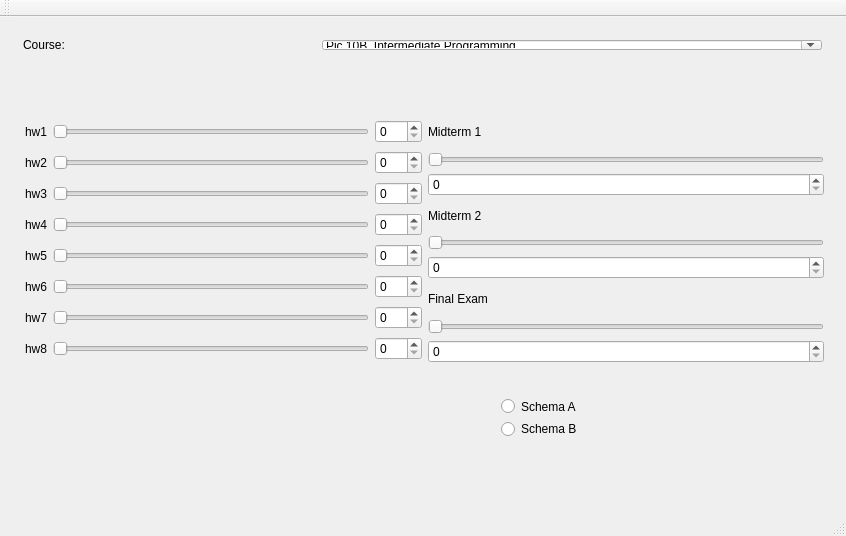
<?xml version="1.0" encoding="UTF-8"?>
<ui version="4.0">
 <class>grade_calculator</class>
 <widget class="QMainWindow" name="grade_calculator">
  <property name="geometry">
   <rect>
    <x>0</x>
    <y>0</y>
    <width>846</width>
    <height>536</height>
   </rect>
  </property>
  <property name="windowTitle">
   <string>grade_calculator</string>
  </property>
  <widget class="QWidget" name="centralWidget">
   <widget class="QWidget" name="layoutWidget">
    <property name="geometry">
     <rect>
      <x>12</x>
      <y>12</y>
      <width>821</width>
      <height>32</height>
     </rect>
    </property>
    <layout class="QHBoxLayout" name="horizontalLayout">
     <item>
      <widget class="QLabel" name="label">
       <property name="text">
        <string>Course:</string>
       </property>
      </widget>
     </item>
     <item>
      <widget class="QComboBox" name="comboBox">
       <property name="minimumSize">
        <size>
         <width>500</width>
         <height>0</height>
        </size>
       </property>
       <property name="editable">
        <bool>true</bool>
       </property>
       <property name="currentText">
        <string>Pic 10B. Intermediate Programming.</string>
       </property>
      </widget>
     </item>
    </layout>
   </widget>
   <widget class="QWidget" name="layoutWidget">
    <property name="geometry">
     <rect>
      <x>14</x>
      <y>90</y>
      <width>821</width>
      <height>267</height>
     </rect>
    </property>
    <layout class="QHBoxLayout" name="horizontalLayout_2">
     <item>
      <layout class="QGridLayout" name="gridLayout">
       <item row="6" column="0">
        <widget class="QLabel" name="label_8">
         <property name="text">
          <string>hw7</string>
         </property>
        </widget>
       </item>
       <item row="4" column="0">
        <widget class="QLabel" name="label_6">
         <property name="text">
          <string>hw5</string>
         </property>
        </widget>
       </item>
       <item row="6" column="2">
        <widget class="QSpinBox" name="spinBox_7">
         <property name="maximum">
          <number>100</number>
         </property>
        </widget>
       </item>
       <item row="7" column="2">
        <widget class="QSpinBox" name="spinBox_3">
         <property name="maximum">
          <number>100</number>
         </property>
        </widget>
       </item>
       <item row="4" column="2">
        <widget class="QSpinBox" name="spinBox_5">
         <property name="maximum">
          <number>100</number>
         </property>
        </widget>
       </item>
       <item row="4" column="1">
        <widget class="QSlider" name="horizontalSlider_4">
         <property name="minimumSize">
          <size>
           <width>300</width>
           <height>0</height>
          </size>
         </property>
         <property name="maximum">
          <number>100</number>
         </property>
         <property name="orientation">
          <enum>Qt::Horizontal</enum>
         </property>
        </widget>
       </item>
       <item row="1" column="2">
        <widget class="QSpinBox" name="spinBox_2">
         <property name="maximum">
          <number>100</number>
         </property>
        </widget>
       </item>
       <item row="5" column="0">
        <widget class="QLabel" name="label_10">
         <property name="text">
          <string>hw6</string>
         </property>
        </widget>
       </item>
       <item row="2" column="1">
        <widget class="QSlider" name="horizontalSlider_3">
         <property name="minimumSize">
          <size>
           <width>300</width>
           <height>0</height>
          </size>
         </property>
         <property name="maximum">
          <number>100</number>
         </property>
         <property name="orientation">
          <enum>Qt::Horizontal</enum>
         </property>
        </widget>
       </item>
       <item row="3" column="0">
        <widget class="QLabel" name="label_4">
         <property name="text">
          <string>hw4</string>
         </property>
        </widget>
       </item>
       <item row="2" column="0">
        <widget class="QLabel" name="label_5">
         <property name="text">
          <string>hw3</string>
         </property>
        </widget>
       </item>
       <item row="0" column="0">
        <widget class="QLabel" name="label_2">
         <property name="text">
          <string>hw1</string>
         </property>
        </widget>
       </item>
       <item row="0" column="2">
        <widget class="QSpinBox" name="spinBox">
         <property name="maximum">
          <number>100</number>
         </property>
        </widget>
       </item>
       <item row="3" column="1">
        <widget class="QSlider" name="horizontalSlider_5">
         <property name="minimumSize">
          <size>
           <width>300</width>
           <height>0</height>
          </size>
         </property>
         <property name="maximum">
          <number>100</number>
         </property>
         <property name="orientation">
          <enum>Qt::Horizontal</enum>
         </property>
        </widget>
       </item>
       <item row="6" column="1">
        <widget class="QSlider" name="horizontalSlider_7">
         <property name="minimumSize">
          <size>
           <width>300</width>
           <height>0</height>
          </size>
         </property>
         <property name="maximum">
          <number>100</number>
         </property>
         <property name="orientation">
          <enum>Qt::Horizontal</enum>
         </property>
        </widget>
       </item>
       <item row="3" column="2">
        <widget class="QSpinBox" name="spinBox_6">
         <property name="maximum">
          <number>100</number>
         </property>
        </widget>
       </item>
       <item row="7" column="0">
        <widget class="QLabel" name="label_9">
         <property name="text">
          <string>hw8</string>
         </property>
        </widget>
       </item>
       <item row="1" column="0">
        <widget class="QLabel" name="label_7">
         <property name="text">
          <string>hw2</string>
         </property>
        </widget>
       </item>
       <item row="7" column="1">
        <widget class="QSlider" name="horizontalSlider_8">
         <property name="minimumSize">
          <size>
           <width>300</width>
           <height>0</height>
          </size>
         </property>
         <property name="maximum">
          <number>100</number>
         </property>
         <property name="orientation">
          <enum>Qt::Horizontal</enum>
         </property>
        </widget>
       </item>
       <item row="5" column="1">
        <widget class="QSlider" name="horizontalSlider_6">
         <property name="minimumSize">
          <size>
           <width>300</width>
           <height>0</height>
          </size>
         </property>
         <property name="maximum">
          <number>100</number>
         </property>
         <property name="orientation">
          <enum>Qt::Horizontal</enum>
         </property>
        </widget>
       </item>
       <item row="2" column="2">
        <widget class="QSpinBox" name="spinBox_8">
         <property name="maximum">
          <number>100</number>
         </property>
        </widget>
       </item>
       <item row="5" column="2">
        <widget class="QSpinBox" name="spinBox_4">
         <property name="maximum">
          <number>100</number>
         </property>
        </widget>
       </item>
       <item row="1" column="1">
        <widget class="QSlider" name="horizontalSlider_2">
         <property name="minimumSize">
          <size>
           <width>300</width>
           <height>0</height>
          </size>
         </property>
         <property name="maximum">
          <number>100</number>
         </property>
         <property name="orientation">
          <enum>Qt::Horizontal</enum>
         </property>
        </widget>
       </item>
       <item row="0" column="1">
        <widget class="QSlider" name="horizontalSlider">
         <property name="minimumSize">
          <size>
           <width>300</width>
           <height>0</height>
          </size>
         </property>
         <property name="maximum">
          <number>100</number>
         </property>
         <property name="orientation">
          <enum>Qt::Horizontal</enum>
         </property>
        </widget>
       </item>
      </layout>
     </item>
     <item>
      <layout class="QVBoxLayout" name="verticalLayout_4">
       <item>
        <layout class="QVBoxLayout" name="verticalLayout">
         <item>
          <widget class="QLabel" name="label_3">
           <property name="text">
            <string>Midterm 1</string>
           </property>
          </widget>
         </item>
         <item>
          <widget class="QSlider" name="horizontalSlider_9">
           <property name="maximum">
            <number>100</number>
           </property>
           <property name="orientation">
            <enum>Qt::Horizontal</enum>
           </property>
          </widget>
         </item>
         <item>
          <widget class="QSpinBox" name="spinBox_9">
           <property name="maximum">
            <number>100</number>
           </property>
          </widget>
         </item>
        </layout>
       </item>
       <item>
        <layout class="QVBoxLayout" name="verticalLayout_2">
         <item>
          <widget class="QLabel" name="label_11">
           <property name="text">
            <string>Midterm 2</string>
           </property>
          </widget>
         </item>
         <item>
          <widget class="QSlider" name="horizontalSlider_10">
           <property name="maximum">
            <number>100</number>
           </property>
           <property name="orientation">
            <enum>Qt::Horizontal</enum>
           </property>
          </widget>
         </item>
         <item>
          <widget class="QSpinBox" name="spinBox_10">
           <property name="maximum">
            <number>100</number>
           </property>
          </widget>
         </item>
        </layout>
       </item>
       <item>
        <layout class="QVBoxLayout" name="verticalLayout_3">
         <item>
          <widget class="QLabel" name="label_12">
           <property name="text">
            <string>Final Exam</string>
           </property>
          </widget>
         </item>
         <item>
          <widget class="QSlider" name="horizontalSlider_11">
           <property name="maximum">
            <number>100</number>
           </property>
           <property name="orientation">
            <enum>Qt::Horizontal</enum>
           </property>
          </widget>
         </item>
         <item>
          <widget class="QSpinBox" name="spinBox_11">
           <property name="maximum">
            <number>100</number>
           </property>
          </widget>
         </item>
        </layout>
       </item>
      </layout>
     </item>
    </layout>
   </widget>
   <widget class="QWidget" name="layoutWidget">
    <property name="geometry">
     <rect>
      <x>490</x>
      <y>370</y>
      <width>102</width>
      <height>61</height>
     </rect>
    </property>
    <layout class="QVBoxLayout" name="verticalLayout_5">
     <item>
      <widget class="QRadioButton" name="radioButton">
       <property name="text">
        <string>Schema A</string>
       </property>
      </widget>
     </item>
     <item>
      <widget class="QRadioButton" name="radioButton_2">
       <property name="text">
        <string>Schema B</string>
       </property>
      </widget>
     </item>
    </layout>
   </widget>
   <widget class="QWidget" name="layoutWidget">
    <property name="geometry">
     <rect>
      <x>490</x>
      <y>440</y>
      <width>211</width>
      <height>18</height>
     </rect>
    </property>
    <layout class="QHBoxLayout" name="horizontalLayout_3">
     <item>
      <widget class="QLabel" name="label_13">
       <property name="text">
        <string>Overall Score: </string>
       </property>
      </widget>
     </item>
     <item>
      <widget class="QLabel" name="overall">
       <property name="text">
        <string>0.0</string>
       </property>
      </widget>
     </item>
    </layout>
   </widget>
  </widget>
  <widget class="QToolBar" name="mainToolBar">
   <attribute name="toolBarArea">
    <enum>TopToolBarArea</enum>
   </attribute>
   <attribute name="toolBarBreak">
    <bool>false</bool>
   </attribute>
  </widget>
  <widget class="QStatusBar" name="statusBar"/>
 </widget>
 <layoutdefault spacing="6" margin="11"/>
 <resources/>
 <connections>
  <connection>
   <sender>spinBox</sender>
   <signal>valueChanged(int)</signal>
   <receiver>horizontalSlider</receiver>
   <slot>setValue(int)</slot>
   <hints>
    <hint type="sourcelabel">
     <x>397</x>
     <y>143</y>
    </hint>
    <hint type="destinationlabel">
     <x>342</x>
     <y>143</y>
    </hint>
   </hints>
  </connection>
  <connection>
   <sender>horizontalSlider</sender>
   <signal>valueChanged(int)</signal>
   <receiver>spinBox</receiver>
   <slot>setValue(int)</slot>
   <hints>
    <hint type="sourcelabel">
     <x>279</x>
     <y>139</y>
    </hint>
    <hint type="destinationlabel">
     <x>391</x>
     <y>132</y>
    </hint>
   </hints>
  </connection>
  <connection>
   <sender>horizontalSlider_2</sender>
   <signal>valueChanged(int)</signal>
   <receiver>spinBox_2</receiver>
   <slot>setValue(int)</slot>
   <hints>
    <hint type="sourcelabel">
     <x>327</x>
     <y>165</y>
    </hint>
    <hint type="destinationlabel">
     <x>404</x>
     <y>165</y>
    </hint>
   </hints>
  </connection>
  <connection>
   <sender>spinBox_2</sender>
   <signal>valueChanged(int)</signal>
   <receiver>horizontalSlider_2</receiver>
   <slot>setValue(int)</slot>
   <hints>
    <hint type="sourcelabel">
     <x>404</x>
     <y>174</y>
    </hint>
    <hint type="destinationlabel">
     <x>347</x>
     <y>175</y>
    </hint>
   </hints>
  </connection>
  <connection>
   <sender>horizontalSlider_3</sender>
   <signal>valueChanged(int)</signal>
   <receiver>spinBox_8</receiver>
   <slot>setValue(int)</slot>
   <hints>
    <hint type="sourcelabel">
     <x>271</x>
     <y>207</y>
    </hint>
    <hint type="destinationlabel">
     <x>386</x>
     <y>205</y>
    </hint>
   </hints>
  </connection>
  <connection>
   <sender>spinBox_8</sender>
   <signal>valueChanged(int)</signal>
   <receiver>horizontalSlider_3</receiver>
   <slot>setValue(int)</slot>
   <hints>
    <hint type="sourcelabel">
     <x>407</x>
     <y>212</y>
    </hint>
    <hint type="destinationlabel">
     <x>334</x>
     <y>211</y>
    </hint>
   </hints>
  </connection>
  <connection>
   <sender>horizontalSlider_5</sender>
   <signal>valueChanged(int)</signal>
   <receiver>spinBox_6</receiver>
   <slot>setValue(int)</slot>
   <hints>
    <hint type="sourcelabel">
     <x>226</x>
     <y>245</y>
    </hint>
    <hint type="destinationlabel">
     <x>410</x>
     <y>236</y>
    </hint>
   </hints>
  </connection>
  <connection>
   <sender>spinBox_6</sender>
   <signal>valueChanged(int)</signal>
   <receiver>horizontalSlider_5</receiver>
   <slot>setValue(int)</slot>
   <hints>
    <hint type="sourcelabel">
     <x>402</x>
     <y>247</y>
    </hint>
    <hint type="destinationlabel">
     <x>337</x>
     <y>244</y>
    </hint>
   </hints>
  </connection>
  <connection>
   <sender>spinBox_5</sender>
   <signal>valueChanged(int)</signal>
   <receiver>horizontalSlider_4</receiver>
   <slot>setValue(int)</slot>
   <hints>
    <hint type="sourcelabel">
     <x>403</x>
     <y>281</y>
    </hint>
    <hint type="destinationlabel">
     <x>352</x>
     <y>276</y>
    </hint>
   </hints>
  </connection>
  <connection>
   <sender>horizontalSlider_4</sender>
   <signal>valueChanged(int)</signal>
   <receiver>spinBox_5</receiver>
   <slot>setValue(int)</slot>
   <hints>
    <hint type="sourcelabel">
     <x>255</x>
     <y>274</y>
    </hint>
    <hint type="destinationlabel">
     <x>381</x>
     <y>268</y>
    </hint>
   </hints>
  </connection>
  <connection>
   <sender>spinBox_4</sender>
   <signal>valueChanged(int)</signal>
   <receiver>horizontalSlider_6</receiver>
   <slot>setValue(int)</slot>
   <hints>
    <hint type="sourcelabel">
     <x>399</x>
     <y>307</y>
    </hint>
    <hint type="destinationlabel">
     <x>339</x>
     <y>310</y>
    </hint>
   </hints>
  </connection>
  <connection>
   <sender>horizontalSlider_6</sender>
   <signal>valueChanged(int)</signal>
   <receiver>spinBox_4</receiver>
   <slot>setValue(int)</slot>
   <hints>
    <hint type="sourcelabel">
     <x>234</x>
     <y>298</y>
    </hint>
    <hint type="destinationlabel">
     <x>408</x>
     <y>307</y>
    </hint>
   </hints>
  </connection>
  <connection>
   <sender>horizontalSlider_7</sender>
   <signal>valueChanged(int)</signal>
   <receiver>spinBox_7</receiver>
   <slot>setValue(int)</slot>
   <hints>
    <hint type="sourcelabel">
     <x>273</x>
     <y>339</y>
    </hint>
    <hint type="destinationlabel">
     <x>384</x>
     <y>345</y>
    </hint>
   </hints>
  </connection>
  <connection>
   <sender>spinBox_7</sender>
   <signal>valueChanged(int)</signal>
   <receiver>horizontalSlider_7</receiver>
   <slot>setValue(int)</slot>
   <hints>
    <hint type="sourcelabel">
     <x>406</x>
     <y>332</y>
    </hint>
    <hint type="destinationlabel">
     <x>301</x>
     <y>345</y>
    </hint>
   </hints>
  </connection>
  <connection>
   <sender>horizontalSlider_8</sender>
   <signal>valueChanged(int)</signal>
   <receiver>spinBox_3</receiver>
   <slot>setValue(int)</slot>
   <hints>
    <hint type="sourcelabel">
     <x>329</x>
     <y>379</y>
    </hint>
    <hint type="destinationlabel">
     <x>386</x>
     <y>378</y>
    </hint>
   </hints>
  </connection>
  <connection>
   <sender>spinBox_3</sender>
   <signal>valueChanged(int)</signal>
   <receiver>horizontalSlider_8</receiver>
   <slot>setValue(int)</slot>
   <hints>
    <hint type="sourcelabel">
     <x>396</x>
     <y>365</y>
    </hint>
    <hint type="destinationlabel">
     <x>329</x>
     <y>372</y>
    </hint>
   </hints>
  </connection>
  <connection>
   <sender>horizontalSlider_9</sender>
   <signal>valueChanged(int)</signal>
   <receiver>spinBox_9</receiver>
   <slot>setValue(int)</slot>
   <hints>
    <hint type="sourcelabel">
     <x>707</x>
     <y>157</y>
    </hint>
    <hint type="destinationlabel">
     <x>708</x>
     <y>199</y>
    </hint>
   </hints>
  </connection>
  <connection>
   <sender>spinBox_9</sender>
   <signal>valueChanged(int)</signal>
   <receiver>horizontalSlider_9</receiver>
   <slot>setValue(int)</slot>
   <hints>
    <hint type="sourcelabel">
     <x>660</x>
     <y>198</y>
    </hint>
    <hint type="destinationlabel">
     <x>653</x>
     <y>167</y>
    </hint>
   </hints>
  </connection>
  <connection>
   <sender>horizontalSlider_10</sender>
   <signal>valueChanged(int)</signal>
   <receiver>spinBox_10</receiver>
   <slot>setValue(int)</slot>
   <hints>
    <hint type="sourcelabel">
     <x>609</x>
     <y>256</y>
    </hint>
    <hint type="destinationlabel">
     <x>611</x>
     <y>290</y>
    </hint>
   </hints>
  </connection>
  <connection>
   <sender>spinBox_10</sender>
   <signal>valueChanged(int)</signal>
   <receiver>horizontalSlider_10</receiver>
   <slot>setValue(int)</slot>
   <hints>
    <hint type="sourcelabel">
     <x>579</x>
     <y>290</y>
    </hint>
    <hint type="destinationlabel">
     <x>566</x>
     <y>257</y>
    </hint>
   </hints>
  </connection>
  <connection>
   <sender>horizontalSlider_11</sender>
   <signal>valueChanged(int)</signal>
   <receiver>spinBox_11</receiver>
   <slot>setValue(int)</slot>
   <hints>
    <hint type="sourcelabel">
     <x>555</x>
     <y>346</y>
    </hint>
    <hint type="destinationlabel">
     <x>545</x>
     <y>377</y>
    </hint>
   </hints>
  </connection>
  <connection>
   <sender>spinBox_11</sender>
   <signal>valueChanged(int)</signal>
   <receiver>horizontalSlider_11</receiver>
   <slot>setValue(int)</slot>
   <hints>
    <hint type="sourcelabel">
     <x>655</x>
     <y>379</y>
    </hint>
    <hint type="destinationlabel">
     <x>660</x>
     <y>348</y>
    </hint>
   </hints>
  </connection>
 </connections>
</ui>
